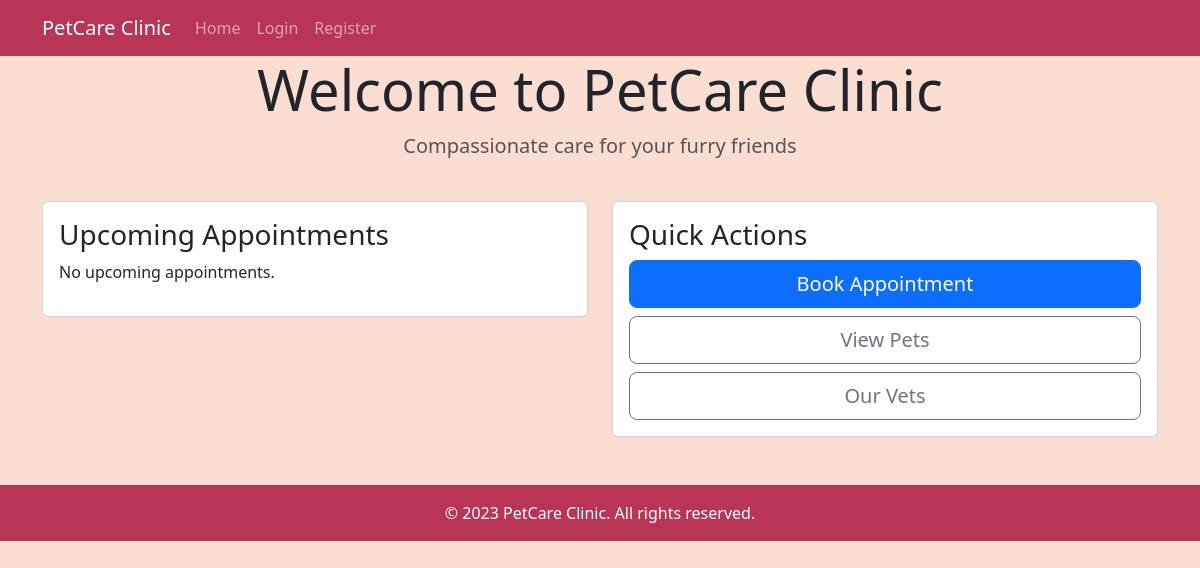
The app's page /, older data.
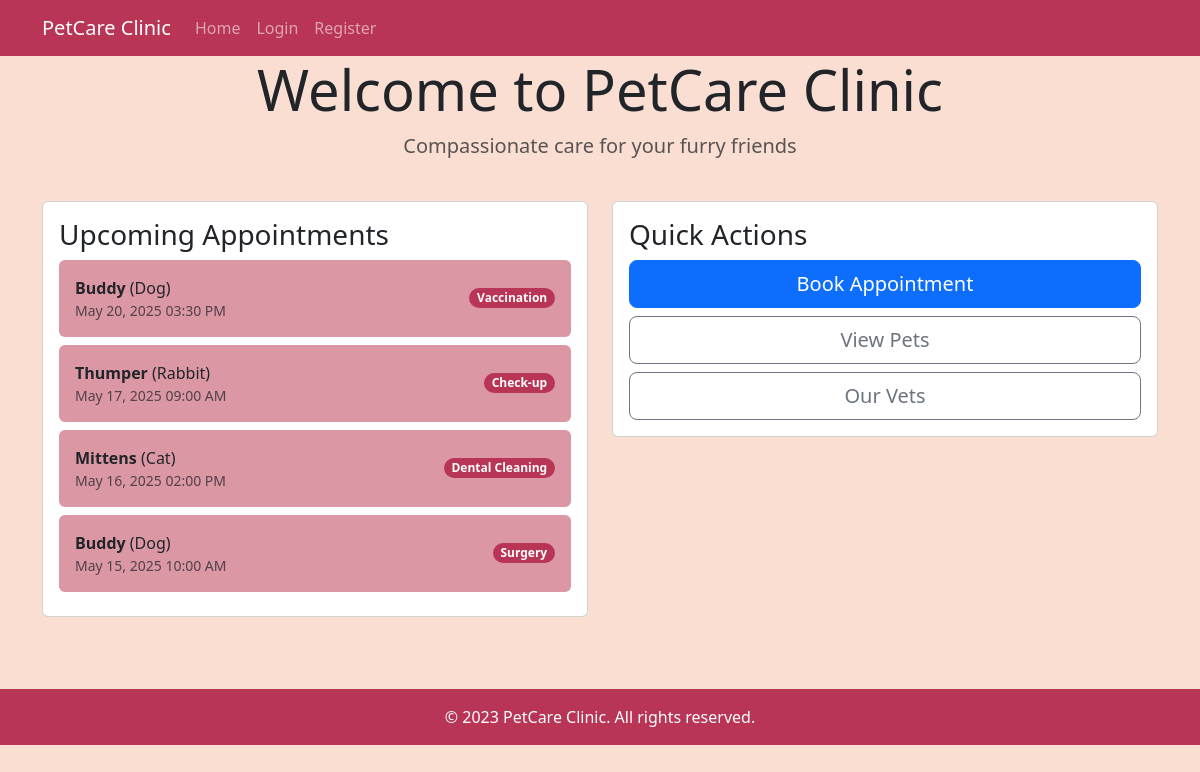
The same page, newer data.
### clinic/models.py (models this page shows, shortened)
class Appointment(models.Model):
    pet = models.ForeignKey(Pet, on_delete=models.CASCADE, related_name="appointments")
    vet = models.ForeignKey(Vet, on_delete=models.CASCADE, related_name="appointments")
    date = models.DateTimeField(verbose_name="Appointment Date")
    reason = models.CharField(max_length=200, verbose_name="Reason")
    class Meta:
        unique_together = ('vet', 'date')

class Pet(models.Model):
    owner = models.ForeignKey(Owner, on_delete=models.CASCADE, related_name='pets')
    name = models.CharField(max_length=100)
    species = models.CharField(max_length=50)
    breed = models.CharField(max_length=100)
    photo = models.ImageField(upload_to='pet_photos/', null=True, blank=True)
    created_at = models.DateTimeField(auto_now_add=True)
    updated_at = models.DateTimeField(auto_now=True)

### clinic/views.py (the view)
# urls.py: path('', HomeView.as_view(), name='clinic-home'),
class HomeView(ListView):
    model = Appointment
    template_name = 'clinic/home.html'
    context_object_name = 'appointments'
    ordering = ['-date']

### clinic/templates/clinic/home.html (shortened to what this page needs)
{% extends 'clinic/base.html' %}
{% block content %}
<div class="row mb-4">
    <div class="col-md-8 mx-auto text-center">
        <h1 class="display-4">Welcome to PetCare Clinic</h1>
        <p class="lead text-muted">Compassionate care for your furry friends</p>
    </div>
</div>
<div class="row">
    <div class="col-md-6">
        <div class="card mb-4 appointment-card">
            <div class="card-body">
                <h3 class="card-title">Upcoming Appointments</h3>
                {% for appointment in appointments %}
                <div class="d-flex justify-content-between align-items-center p-3 mb-2 rounded" style="background-color: var(--parrot-pink);">
                    <div>
                        <strong>{{ appointment.pet.name }}</strong> ({{ appointment.pet.species }})
                        <div class="text-muted small">{{ appointment.date|date:"M d, Y h:i A" }}</div>
                    </div>
                    <span class="badge rounded-pill" style="background-color: var(--maroon);">
                        {{ appointment.reason }}
                    </span>
                </div>
                {% empty %}
                <p>No upcoming appointments.</p>
                {% endfor %}
            </div>
        </div>
    </div>
    <div class="col-md-6">
        <div class="card">
            <div class="card-body">
                <h3 class="card-title">Quick Actions</h3>
                <div class="d-grid gap-2">
                    <a href="{% url 'appointment-create' %}" class="btn btn-primary btn-lg">
                         Book Appointment
                    </a>
                    <a href="{% url 'pet-list' %}" class="btn btn-outline-secondary btn-lg">
                         View Pets
                    </a>
                    <a href="{% url 'vet-list' %}" class="btn btn-outline-secondary btn-lg">
                         Our Vets
                    </a>
                </div>
            </div>
        </div>
    </div>
</div>
{% endblock %}

### clinic/templates/clinic/base.html (shortened to what this page needs)
<!DOCTYPE html>
<html lang="en">
<head>
    <link href="https://cdn.jsdelivr.net/npm/bootstrap@5.3.0/dist/css/bootstrap.min.css" rel="stylesheet">
</head>
<body>
    <nav class="navbar navbar-expand-lg navbar-dark">
        <div class="container">
            <a class="navbar-brand" href="{% url 'clinic-home' %}">PetCare Clinic</a>
            <div class="collapse navbar-collapse" id="navbarNav">
                <ul class="navbar-nav">
                    <li><a class="nav-link" href="{% url 'clinic-home' %}">Home</a></li>
                    {% if user.is_authenticated %}
                        <li><a class="nav-link" href="{% url 'pet-list' %}">My Pets</a></li>
                        <li><a class="nav-link" href="{% url 'vet-list' %}">Vets</a></li>
                        <li><a class="nav-link" href="{% url 'appointment-list' %}">Appointments</a></li>
                        <li><a class="nav-link btn btn-sm btn-primary ms-2" href="{% url 'appointment-create' %}">+ New Appointment</a></li>
                        <li class="nav-item dropdown">
                            <a class="nav-link dropdown-toggle" href="#" id="navbarDropdown" role="button" data-bs-toggle="dropdown">
                                {{ user.get_full_name }}
                            </a>
                            <ul class="dropdown-menu">
                                <li><a class="dropdown-item" href="{% url 'owner-profile' %}">Profile</a></li>
                                <li><a class="dropdown-item" href="{% url 'owner-update' %}">Settings</a></li>
                                <li><hr class="dropdown-divider"></li>
                                <li><a class="dropdown-item" href="{% url 'owner-logout' %}">Logout</a></li>
                            </ul>
                        </li>
                    {% else %}
                        <li><a class="nav-link" href="{% url 'owner-login' %}">Login</a></li>
                        <li><a class="nav-link" href="{% url 'owner-register' %}">Register</a></li>
                    {% endif %}
                </ul>
            </div>
        </div>
    </nav>
    <div class="container">
        {% block content %}{% endblock %}
    </div>
    <footer class="mt-5 py-3 text-center" style="background-color: var(--maroon); color: white;">
        <p class="mb-0">© 2023 PetCare Clinic. All rights reserved.</p>
    </footer>
</body>
</html>

### clinic/templates/clinic/base.html (style rules this page uses)
:root { --maroon: #b83556; --parrot-pink: #dc97a5; --ucla-blue: #55768c; --lumber: #faded2; --milk-chocolate: #845747; }
body { background-color: var(--lumber); font-family: 'Segoe UI', Tahoma, Geneva, Verdana, sans-serif; }
.navbar { background-color: var(--maroon); }

Row changes from the older to the newer data that the page shows:
added Appointment: pet.name "Buddy", pet.species "Dog", date "May 20, 2025 03:30 PM", reason "Vaccination"
added Appointment: pet.name "Thumper", pet.species "Rabbit", date "May 17, 2025 09:00 AM", reason "Check-up"
added Appointment: pet.name "Mittens", pet.species "Cat", date "May 16, 2025 02:00 PM", reason "Dental Cleaning"
added Appointment: pet.name "Buddy", pet.species "Dog", date "May 15, 2025 10:00 AM", reason "Surgery"
Text that changed along with them:
text no longer shown: "No upcoming appointments."
